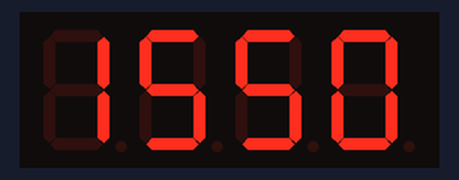
Bench run of a sketch on a simulated Arduino Uno, built with avr-gcc and run on an emulated ATmega328P. On the bench: 4-digit seven-segment display.

Above: at 0.6 s.
At 64.6 s:
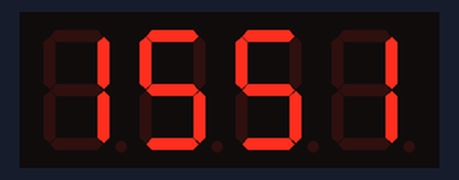
At 129.27 s:
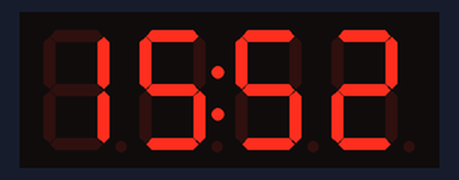

The sketch:

project_16.ino
```cpp
// (licence header left out)
#include <TimerOne.h>
#include "TM1637.h"
#define ON 1
#define OFF 0


int8_t TimeDisp[] = {0x00,0x00,0x00,0x00};
unsigned char ClockPoint = 1;
unsigned char Update;
unsigned char halfsecond = 0;
unsigned char second;
unsigned char minute = 50;
unsigned char hour = 15;


#define CLK 2//pins definitions for TM1637 and can be changed to other ports
#define DIO 3
TM1637 tm1637(CLK,DIO);


void setup()
{
tm1637.set();
tm1637.init();
Timer1.initialize(500000);//timing for 500ms
Timer1.attachInterrupt(TimingISR);//declare the interrupt serve routine:TimingISR
}
void loop()
{
if(Update == ON)
{
TimeUpdate();
tm1637.display(TimeDisp);
}


}
void TimingISR()
{
halfsecond ++;
Update = ON;
if(halfsecond == 2){
second ++;
if(second == 60)
{
minute ++;
if(minute == 60)
{
hour ++;
if(hour == 24)hour = 0;
minute = 0;
}
second = 0;
}
halfsecond = 0;
}
// Serial.println(second);
ClockPoint = (~ClockPoint) & 0x01;
}
void TimeUpdate(void)
{
if(ClockPoint)tm1637.point(POINT_ON);
else tm1637.point(POINT_OFF);
TimeDisp[0] = hour / 10;
TimeDisp[1] = hour % 10;
TimeDisp[2] = minute / 10;
TimeDisp[3] = minute % 10;
Update = OFF;
}
```
